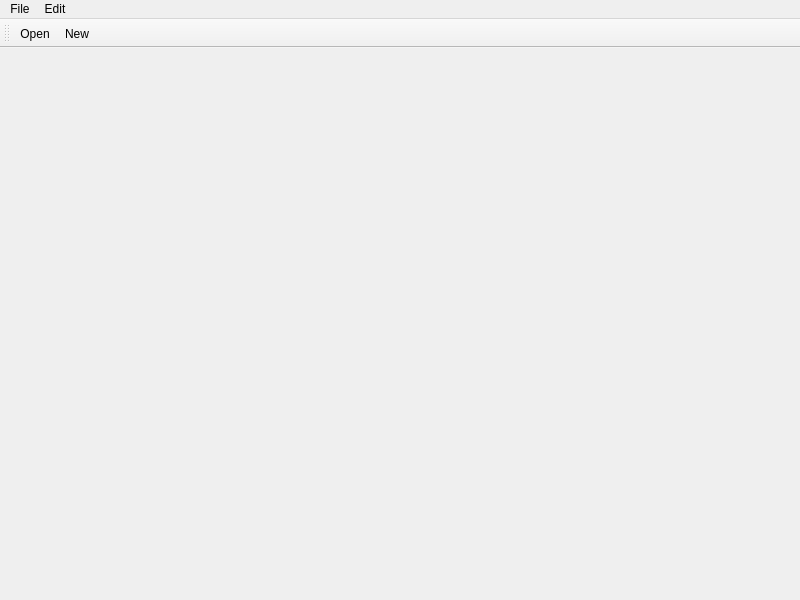
<?xml version="1.0" encoding="UTF-8"?>
<ui version="4.0">
 <class>MainWindow</class>
 <widget class="QMainWindow" name="MainWindow">
  <property name="geometry">
   <rect>
    <x>0</x>
    <y>0</y>
    <width>800</width>
    <height>600</height>
   </rect>
  </property>
  <property name="windowTitle">
   <string>MainWindow</string>
  </property>
  <property name="documentMode">
   <bool>false</bool>
  </property>
  <property name="dockOptions">
   <set>QMainWindow::AllowTabbedDocks|QMainWindow::AnimatedDocks</set>
  </property>
  <widget class="QWidget" name="centralwidget"/>
  <widget class="QMenuBar" name="menuBar">
   <property name="geometry">
    <rect>
     <x>0</x>
     <y>0</y>
     <width>800</width>
     <height>19</height>
    </rect>
   </property>
   <widget class="QMenu" name="menuFile">
    <property name="title">
     <string>File</string>
    </property>
    <addaction name="actionNew"/>
    <addaction name="actionOpen"/>
    <addaction name="separator"/>
    <addaction name="actionExit"/>
   </widget>
   <widget class="QMenu" name="menuEdit">
    <property name="title">
     <string>Edit</string>
    </property>
    <addaction name="actionCopy"/>
    <addaction name="actionPaste"/>
    <addaction name="separator"/>
    <addaction name="actionSellect_All"/>
   </widget>
   <addaction name="menuFile"/>
   <addaction name="menuEdit"/>
  </widget>
  <widget class="QToolBar" name="toolBar">
   <property name="windowTitle">
    <string>toolBar</string>
   </property>
   <attribute name="toolBarArea">
    <enum>TopToolBarArea</enum>
   </attribute>
   <attribute name="toolBarBreak">
    <bool>false</bool>
   </attribute>
   <addaction name="actionOpen"/>
   <addaction name="actionNew"/>
  </widget>
  <action name="actionNew">
   <property name="text">
    <string>New</string>
   </property>
  </action>
  <action name="actionOpen">
   <property name="icon">
    <iconset resource="Res.qrc">
     <normaloff>:/run/user/1000/doc/89cdcee0/folder.png</normaloff>:/run/user/1000/doc/89cdcee0/folder.png</iconset>
   </property>
   <property name="text">
    <string>Open</string>
   </property>
   <property name="toolTip">
    <string>Open Folder</string>
   </property>
  </action>
  <action name="actionExit">
   <property name="text">
    <string>Exit</string>
   </property>
  </action>
  <action name="actionCopy">
   <property name="text">
    <string>Copy</string>
   </property>
  </action>
  <action name="actionPaste">
   <property name="text">
    <string>Paste</string>
   </property>
  </action>
  <action name="actionSellect_All">
   <property name="text">
    <string>Sellect All</string>
   </property>
  </action>
 </widget>
 <resources>
  <include location="Res.qrc"/>
 </resources>
 <connections/>
</ui>
